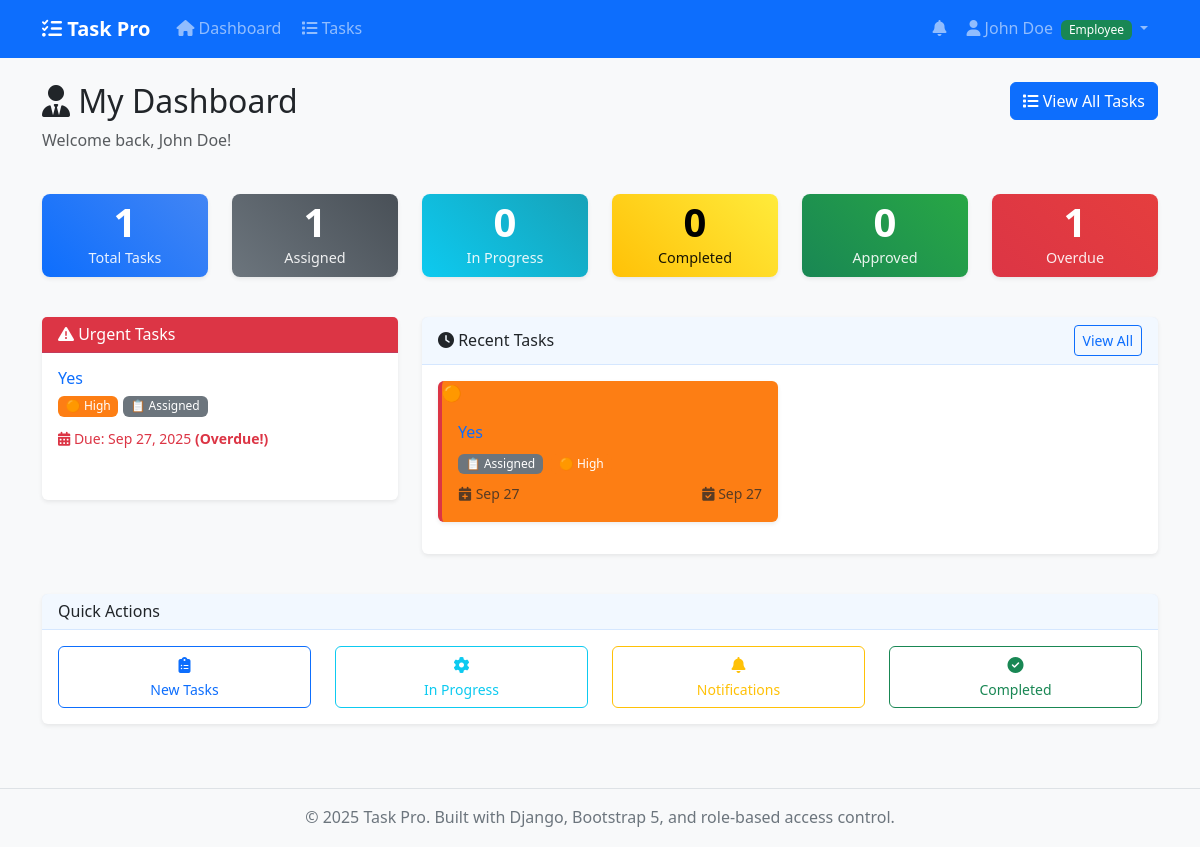
Screenshot of / (signed in) with the database file from the repository.
### tasks/models.py (models this page shows, shortened)
class Task(models.Model):
    STATUS_CHOICES = [
        ('assigned', 'Assigned'),
        ('in_progress', 'In Progress'),
        ('completed', 'Completed (Pending Approval)'),
        ('approved', 'Approved'),
        ('rejected', 'Rejected'),
        ('cancelled', 'Cancelled'),
        ('on_hold', 'On Hold'),
    ]
    APPROVAL_STATUS_CHOICES = [
        ('pending', 'Pending'),
        ('approved', 'Approved'),
        ('rejected', 'Rejected'),
        ('not_required', 'Not Required'),
    ]
    title = models.CharField(max_length=200)
    description = models.TextField()
    category = models.ForeignKey(Category, on_delete=models.SET_NULL, null=True, blank=True)
    priority = models.ForeignKey(Priority, on_delete=models.SET_NULL, null=True, blank=True)
    status = models.CharField(max_length=20, choices=STATUS_CHOICES, default='assigned')
    assigned_to = models.ForeignKey(User, on_delete=models.CASCADE, related_name='assigned_tasks')
    created_by = models.ForeignKey(User, on_delete=models.CASCADE, related_name='created_tasks')
    approved_by = models.ForeignKey(User, on_delete=models.SET_NULL, null=True, blank=True, related_name='approved_tasks')
    approval_status = models.CharField(max_length=15, choices=APPROVAL_STATUS_CHOICES, default='not_required')
    approval_notes = models.TextField(blank=True, null=True, help_text="Admin notes for approval/rejection")
    requires_approval = models.BooleanField(default=True)
    created_at = models.DateTimeField(auto_now_add=True)
    updated_at = models.DateTimeField(auto_now=True)
    due_date = models.DateTimeField(null=True, blank=True)
    started_at = models.DateTimeField(null=True, blank=True)
    completed_at = models.DateTimeField(null=True, blank=True)
    approved_at = models.DateTimeField(null=True, blank=True)
    estimated_hours = models.DecimalField(max_digits=5, decimal_places=2, null=True, blank=True)
    actual_hours = models.DecimalField(max_digits=5, decimal_places=2, null=True, blank=True)
    completion_notes = models.TextField(blank=True, null=True, help_text="Employee notes on task completion")
    attachment = models.FileField(upload_to='task_attachments/', null=True, blank=True)
    class Meta:
        ordering = ['-created_at']
        indexes = [
            models.Index(fields=['status']),
            models.Index(fields=['priority']),
            models.Index(fields=['due_date']),
            models.Index(fields=['assigned_to']),
            models.Index(fields=['approval_status']),
        ]
        permissions = [
            ('can_assign_tasks', 'Can assign tasks to employees'),
            ('can_approve_tasks', 'Can approve completed tasks'),
            ('can_view_all_tasks', 'Can view all tasks'),
            ('can_manage_employees', 'Can manage employees'),
        ]
    @property
    def is_overdue(self):
        if self.due_date and self.status not in ['approved', 'cancelled']:
            return timezone.now() > self.due_date
        return False

class Priority(models.Model):
    PRIORITY_CHOICES = [
        (1, 'Low'),
        (2, 'Medium'),
        (3, 'High'),
        (4, 'Critical'),
        (5, 'Emergency'),
    ]
    name = models.CharField(max_length=20)
    level = models.IntegerField(choices=PRIORITY_CHOICES, unique=True)
    color = models.CharField(max_length=7, default='#6c757d')
    description = models.TextField(blank=True, null=True)
    class Meta:
        verbose_name_plural = "Priorities"
        ordering = ['level']

### tasks/views.py (the view)
# urls.py: path('', views.dashboard_view, name='dashboard'),
@login_required
def dashboard_view(request):
    user_profile = request.user.profile
    if user_profile.is_admin():
        return admin_dashboard(request)
    else:
        return employee_dashboard(request)

### tasks/templates/tasks/employee_dashboard.html (shortened to what this page needs)
{% extends 'base.html' %}
{% load static %}
{% block content %}
<div class="row mb-4">
    <div class="col">
        <h2>
            <i class="fas fa-user-tie"></i> My Dashboard
        </h2>
        <p class="text-muted">Welcome back, {{ user.get_full_name|default:user.username }}!</p>
    </div>
    <div class="col-auto">
        <a href="{% url 'task_list' %}" class="btn btn-primary">
            <i class="fas fa-list"></i> View All Tasks
        </a>
    </div>
</div>
<div class="row mb-4">
    <div class="col-lg-2 col-md-4 col-sm-6">
        <div class="card stat-card p-2 bg-primary p-2">
            <div class="stat-number">{{ total_tasks }}</div>
            <div class="stat-label">Total Tasks</div>
        </div>
    </div>
    <div class="col-lg-2 col-md-4 col-sm-6">
        <div class="card stat-card p-2 bg-secondary">
            <div class="stat-number">{{ assigned_tasks }}</div>
            <div class="stat-label">Assigned</div>
        </div>
    </div>
    <div class="col-lg-2 col-md-4 col-sm-6">
        <div class="card stat-card p-2 bg-info">
            <div class="stat-number">{{ in_progress_tasks }}</div>
            <div class="stat-label">In Progress</div>
        </div>
    </div>
    <div class="col-lg-2 col-md-4 col-sm-6">
        <div class="card stat-card p-2 bg-warning">
            <div class="stat-number">{{ completed_tasks }}</div>
            <div class="stat-label">Completed</div>
        </div>
    </div>
    <div class="col-lg-2 col-md-4 col-sm-6">
        <div class="card stat-card p-2 bg-success">
            <div class="stat-number">{{ approved_tasks }}</div>
            <div class="stat-label">Approved</div>
        </div>
    </div>
    <div class="col-lg-2 col-md-4 col-sm-6">
        <div class="card stat-card p-2 bg-danger">
            <div class="stat-number">{{ overdue_tasks }}</div>
            <div class="stat-label">Overdue</div>
        </div>
    </div>
</div>
<div class="row">
    <div class="col-lg-4">
        <div class="card">
            <div class="card-header bg-danger text-white">
                <h6 class="mb-0">
                    <i class="fas fa-exclamation-triangle"></i> Urgent Tasks
                </h6>
            </div>
            <div class="card-body">
                {% if urgent_tasks %}
                    {% for task in urgent_tasks %}
                        <div class="mb-3 pb-3 {% if not forloop.last %}border-bottom{% endif %}">
                            <h6 class="mb-1">
                                <a href="{% url 'task_detail' task.pk %}" class="text-decoration-none">
                                    {{ task.title }}
                                </a>
                            </h6>
                            <div class="mb-2">
                                <span class="badge priority-{{ task.priority.name|lower }}">
                                    {{ task.priority.name }}
                                </span>
                                <span class="badge status-{{ task.status }}">
                                    {{ task.get_status_display }}
                                </span>
                            </div>
                            {% if task.due_date %}
                                <small class="{% if task.is_overdue %}text-danger{% else %}text-muted{% endif %}">
                                    <i class="fas fa-calendar-alt"></i>
                                    Due: {{ task.due_date|date:"M d, Y" }}
                                    {% if task.is_overdue %}
                                        <strong>(Overdue!)</strong>
                                    {% endif %}
                                </small>
                            {% endif %}
                        </div>
                    {% endfor %}
                {% else %}
                    <p class="text-muted text-center py-3">
                        <i class="fas fa-check-circle fa-2x mb-2 d-block text-success"></i>
                        No urgent tasks. Good job!
                    </p>
                {% endif %}
            </div>
        </div>
    </div>
    <div class="col-lg-8">
        <div class="card">
            <div class="card-header d-flex justify-content-between align-items-center">
                <h6 class="mb-0">
                    <i class="fas fa-clock"></i> Recent Tasks
                </h6>
                <a href="{% url 'task_list' %}" class="btn btn-sm btn-outline-primary">View All</a>
            </div>
            <div class="card-body">
                {% if recent_tasks %}
                    <div class="row">
                        {% for task in recent_tasks %}
                            <div class="col-lg-6">
                                <div class="card task-card mb-3 {% if task.priority %}priority-{{ task.priority.name|lower }}{% endif %}">
                                    <div class="card-body">
                                        <div class="d-flex justify-content-between align-items-start mb-2">
                                            <h6 class="card-title mb-0">
                                                <a href="{% url 'task_detail' task.pk %}" class="text-decoration-none">
                                                    {{ task.title|truncatechars:25 }}
                                                </a>
                                            </h6>
                                        </div>
                                        <div class="mb-2">
                                            <span class="badge status-{{ task.status }}">
                                                {{ task.get_status_display }}
                                            </span>
                                            {% if task.priority %}
                                                <span class="badge priority-{{ task.priority.name|lower }} ms-1">
                                                    {{ task.priority.name }}
                                                </span>
                                            {% endif %}
                                        </div>
                                        <div class="row small text-muted">
                                            <div class="col-6">
                                                <i class="fas fa-calendar-plus"></i> {{ task.created_at|date:"M d" }}
                                            </div>
                                            {% if task.due_date %}
                                                <div class="col-6 text-end">
                                                    <i class="fas fa-calendar-check"></i> {{ task.due_date|date:"M d" }}
                                                </div>
                                            {% endif %}
                                        </div>
                                    </div>
                                </div>
                            </div>
                        {% endfor %}
                    </div>
                {% else %}
                    <p class="text-muted text-center py-4">
                        <i class="fas fa-inbox fa-3x mb-3 d-block"></i>
                        No tasks assigned yet.
                    </p>
                {% endif %}
            </div>
        </div>
    </div>
</div>
<div class="row mt-4">
    <div class="col-12">
        <div class="card">
            <div class="card-header">
                <h6 class="mb-0">Quick Actions</h6>
            </div>
            <div class="card-body">
                <div class="row">
                    <div class="col-md-3">
                        <a href="{% url 'task_list' %}?status=assigned" class="btn btn-outline-primary w-100">
                            <i class="fas fa-clipboard-list"></i><br>
                            <small>New Tasks</small>
                        </a>
                    </div>
                    <div class="col-md-3">
                        <a href="{% url 'task_list' %}?status=in_progress" class="btn btn-outline-info w-100">
                            <i class="fas fa-cog"></i><br>
                            <small>In Progress</small>
                        </a>
                    </div>
                    <div class="col-md-3">
                        <a href="{% url 'notifications' %}" class="btn btn-outline-warning w-100">
                            <i class="fas fa-bell"></i><br>
                            <small>Notifications</small>
                        </a>
                    </div>
                    <div class="col-md-3">
                        <a href="{% url 'task_list' %}?status=completed" class="btn btn-outline-success w-100">
                            <i class="fas fa-check-circle"></i><br>
                            <small>Completed</small>
                        </a>
                    </div>
                </div>
            </div>
        </div>
    </div>
</div>
{% endblock %}

### templates/base.html (shortened to what this page needs)
<!DOCTYPE html>
<html lang="en">
<head>
    <link href="https://cdn.jsdelivr.net/npm/bootstrap@5.3.2/dist/css/bootstrap.min.css" rel="stylesheet">
    <link rel="stylesheet" href="https://cdnjs.cloudflare.com/ajax/libs/font-awesome/6.4.0/css/all.min.css">
    {% load static %}
    <link rel="stylesheet" href="{% static 'css/style.css' %}">
</head>
<body>
    <nav class="navbar navbar-expand-lg navbar-dark bg-primary">
        <div class="container">
            <a class="navbar-brand" href="{% url 'dashboard' %}">
                <i class="fas fa-tasks"></i> Task Pro
            </a>
            <div class="collapse navbar-collapse" id="navbarNav">
                <ul class="navbar-nav me-auto">
                    {% if user.is_authenticated %}
                        <li class="nav-item">
                            <a class="nav-link" href="{% url 'dashboard' %}">
                                <i class="fas fa-home"></i> Dashboard
                            </a>
                        </li>
                        <li class="nav-item">
                            <a class="nav-link" href="{% url 'task_list' %}">
                                <i class="fas fa-list"></i> Tasks
                            </a>
                        </li>
                    {% endif %}
                </ul>
                <ul class="navbar-nav">
                    {% if user.is_authenticated %}
                        <li class="nav-item">
                            <a class="nav-link" href="{% url 'notifications' %}">
                                <i class="fas fa-bell"></i>
                            </a>
                        </li>
                        <li class="nav-item dropdown">
                            <a class="nav-link dropdown-toggle" href="#" id="navbarDropdown" role="button" data-bs-toggle="dropdown">
                                <i class="fas fa-user"></i> {{ user.get_full_name|default:user.username }}
                                {% if user.profile.role == 'admin' %}
                                    <span class="badge bg-danger ms-1">Admin</span>
                                {% else %}
                                    <span class="badge bg-success ms-1">Employee</span>
                                {% endif %}
                            </a>
                        </li>
                    {% endif %}
                </ul>
            </div>
        </div>
    </nav>
    <main class="container my-4">
        {% block content %}{% endblock %}
    </main>
    <footer class="bg-light text-center py-3 mt-5">
        <div class="container">
            <p class="mb-0">&copy; 2025 Task Pro. Built with Django, Bootstrap 5, and role-based access control.</p>
        </div>
    </footer>
    {% load static %}
</body>
</html>

### rows the page displays
Task: title "Yes", priority.name "High", status "Assigned", due_date "Sep 27, 2025", shows "(Overdue!)", created_at "Sep 27", due_date "Sep 27"

### other values shown
{{ user.get_full_name|default:user.username }} "John Doe"
{{ total_tasks }} "1"
{{ assigned_tasks }} "1"
{{ in_progress_tasks }} "0"
{{ completed_tasks }} "0"
{{ approved_tasks }} "0"
{{ overdue_tasks }} "1"
